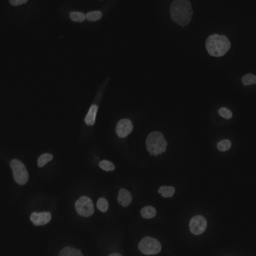
#> input picture nu.png, 256 x 256 px
$ python nuclei.py
#> lines starting #> are read from the running program, lines starting #| are printed output that depends on the picture; after the words box and inside, x2 and y2 are one past the last pixel; in counts of white or black regions, pixels touching at a corner belong together; long printed decimals are rounded
import cv2
import numpy as np
from matplotlib import pyplot as plt
from scipy import ndimage
from skimage import measure, color, io
import os
os.chdir(r'E:\\')

img = cv2.imread("nu.png")
#> img is the input picture: shape (256, 256, 3); min 10, max 124, mean 17.6
plt.imshow(img)

#
cells=img[:,:,0]
plt.imshow(cells)


#pixels_to_um = 0.454 # 1 pixel = 454 nm (got this from the metadata of original image)

#Threshold image to binary using OTSU. ALl thresholded pixels will be set to 255
ret1, thresh = cv2.threshold(cells, 0, 255, cv2.THRESH_BINARY+cv2.THRESH_OTSU)
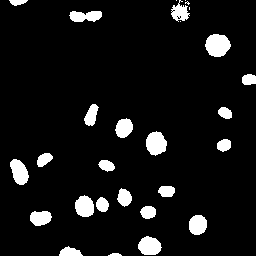
#> thresh: shape (256, 256); 7.7% white; 28 white regions (5 under 20 px), largest, box (x1, y1, x2, y2) and area: (205, 34, 231, 57) 454, (146, 131, 167, 156) 386, (138, 236, 162, 255) 344
#> ret1 = 36
plt.imshow(thresh) #This is our image to be segmented further using watershed


# Morphological operations to remove small noise - opening
#To remove holes we can use closing
kernel = np.ones((3,3),np.uint8)
opening = cv2.morphologyEx(thresh,cv2.MORPH_OPEN,kernel, iterations = 1)
#> opening: shape (256, 256); 7.5% white; 23 white regions, largest, box (x1, y1, x2, y2) and area: (205, 34, 231, 57) 454, (146, 132, 167, 155) 384, (138, 236, 161, 255) 343
plt.imshow(opening) #This is our image to be segmented further using watershed

from skimage.segmentation import clear_border
opening = clear_border(opening) #Remove edge touching grains
plt.imshow(opening, cmap='gray') #This is our image to be segmented further using watershed

#Check the total regions found before and after applying this.

#STEP 1: Sude background
#Now we know that the regions at the center of cells is for sure cells
#The region far away is background.
#We need to extract sure regions. For that erode a few times.
#But we have cells touching, so erode alone will not work.
#To separate touching objects, the best approach would be distance transform and then thresholding.

# let us start by identifying sure background area
# dilating pixes a few times increases cell boundary to background.
# This way whatever is remaining for sure will be background.
#The area in between sure background and foreground is our ambiguous area.
#Watershed should find this area for us.
sure_bg = cv2.dilate(opening,kernel,iterations=1)
#> sure_bg: shape (256, 256); 9.1% white; 18 white regions, largest, box (x1, y1, x2, y2) and area: (74, 195, 110, 218) 618, (204, 33, 232, 58) 556, (145, 131, 168, 156) 476
plt.imshow(sure_bg, cmap='gray') #Dark region is our sure background

# Finding sure foreground area using distance transform and thresholding
#intensities of the points inside the foreground regions are changed to
#distance their respective distances from the closest 0 value (boundary).
dist_transform = cv2.distanceTransform(opening,cv2.DIST_L2,5)
plt.imshow(dist_transform, cmap='gray') #Dist transformed img.


#Let us threshold the dist transform by starting at 1/2 its max value.
print(dist_transform.max())
#| 11.394
ret2, sure_fg = cv2.threshold(dist_transform,0.2*dist_transform.max(),255,0)
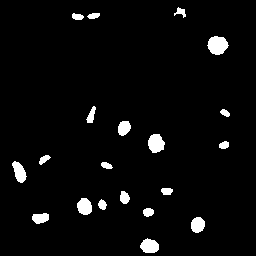
#> sure_fg: shape (256, 256) float32; 3.8% white; 20 white regions, largest, box (x1, y1, x2, y2) and area: (207, 36, 229, 55) 301, (148, 134, 165, 153) 245, (140, 238, 159, 253) 213
#> ret2 = 2.28
plt.imshow(sure_fg, cmap='gray')

#Later you realize that 0.25* max value will not separate the cells well.
#High value like 0.7 will not recognize some cells. 0.5 seems to be a good compromize

# Unknown ambiguous region is nothing but bkground - foreground
sure_fg = np.uint8(sure_fg)  #Convert to uint8 from float
unknown = cv2.subtract(sure_bg,sure_fg)
#> unknown: shape (256, 256); 5.3% white; 18 white regions, largest, box (x1, y1, x2, y2) and area: (74, 195, 110, 218) 351, (69, 10, 103, 23) 260, (204, 33, 232, 58) 255
plt.imshow(unknown, cmap='gray')

#Now we create a marker and label the regions inside.
# For sure regions, both foreground and background will be labeled with positive numbers.
# Unknown regions will be labeled 0.
#For markers let us use ConnectedComponents.
#Connected components labeling scans an image and groups its pixels into components
#based on pixel connectivity, i.e. all pixels in a connected component share
#similar pixel intensity values and are in some way connected with each other.
#Once all groups have been determined, each pixel is labeled with a graylevel
# or a color (color labeling) according to the component it was assigned to.
ret3, markers = cv2.connectedComponents(sure_fg)
#> markers: shape (256, 256) int32; 21 distinct labels, from 0 to 20
#> ret3 = 21
plt.imshow(markers)

#One problem rightnow is that the entire background pixels is given value 0.
#This means watershed considers this region as unknown.
#So let us add 10 to all labels so that sure background is not 0, but 10
markers = markers+10
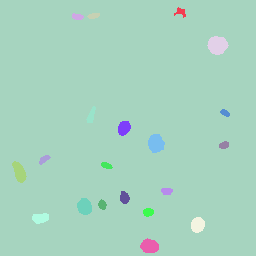
#> markers: shape (256, 256) int32; 21 distinct labels, from 10 to 30; one colour per label, 0 black

# Now, mark the region of unknown with zero
markers[unknown==255] = 0
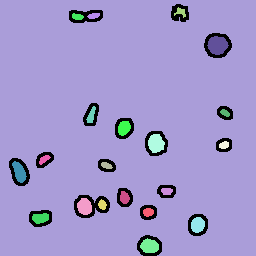
#> markers: shape (256, 256) int32; 22 distinct labels, from 0 to 30; one colour per label, 0 black
plt.imshow(markers, cmap='gray')   #Look at the 3 distinct regions.

#Now we are ready for watershed filling.
markers = cv2.watershed(img,markers)
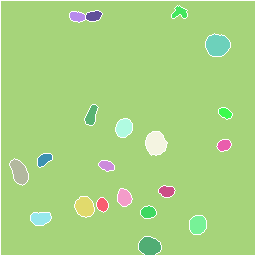
#> markers: shape (256, 256) int32; 22 distinct labels, from -1 to 30; one colour per label, 0 black, -1 white
plt.imshow(markers, cmap='gray') #Dist transformed img.

#Let us color boundaries in yellow.
#Remember that watershed assigns boundaries a value of -1
img[markers == -1] = [255,255,255]
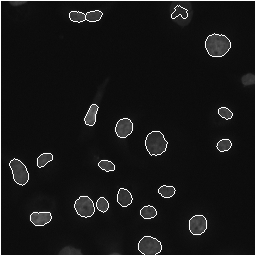
#> img: shape (256, 256, 3); 3% of pixels changed, all inside (x1, y1, x2, y2) = (0, 0, 256, 256)
plt.imshow(img) #Dist transformed img.

#label2rgb - Return an RGB image where color-coded labels are painted over the image.
img2 = color.label2rgb(markers, bg_label=0)
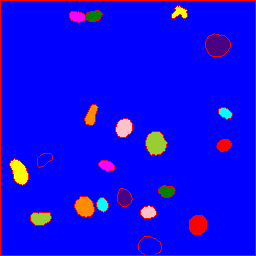
#> img2: shape (256, 256, 3) float64; mean R, G, B 0.0656, 0.0263, 0.935

plt.imshow(img2)
cv2.imshow('Overlay on original image', img)
cv2.imshow('Colored Grains', img2)
cv2.waitKey(0)
